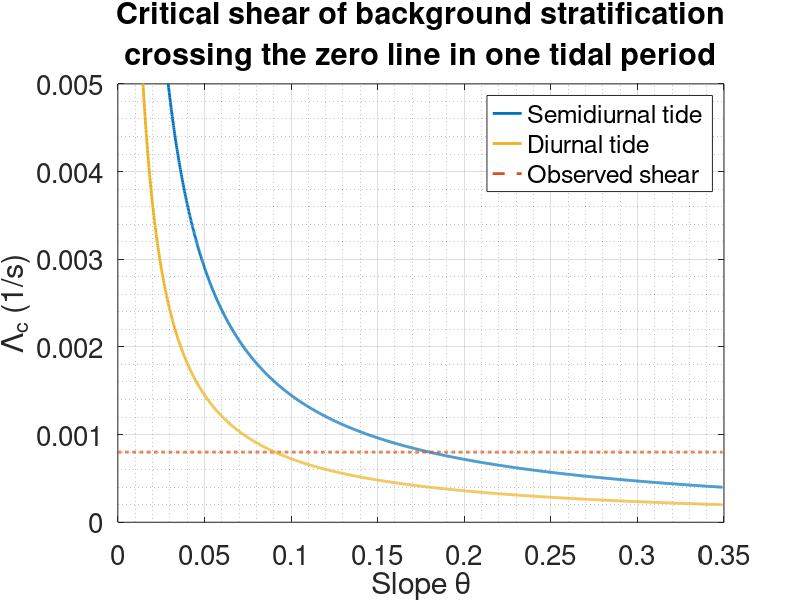

MATLAB code for this plot: (Note: this script raises an error after producing the figure.)

clear
fontsize = 20;
topo_parm = 0:0.01:20;
Ptide_parm = [1 2]*43200;

Ptide = Ptide_parm(1);
omega_m2 = 2*pi/Ptide;

Ptide = Ptide_parm(2);
omega_k1 = 2*pi/Ptide;

NT = length(topo_parm);
for nt = 1:NT
    topo = topo_parm(nt);    
    critical_convec_shear_m2(nt) = cotd(topo)*omega_m2;
    critical_convec_shear_k1(nt) = cotd(topo)*omega_k1;
end

topo_parm_plot = topo_parm/180*pi;
% topo_parm_plot = topo_parm;
figure(11)
clf;
set(gcf,'color','w','Position',[133 306 717 582]);
l1 = plot(topo_parm_plot,critical_convec_shear_m2,'LineWidth',2);
hold on;
sp1 =plot([0 topo_parm_plot],0.8e-3*ones(1,length(critical_convec_shear_m2)+1),...
    '--','LineWidth',2);
l2 = plot(topo_parm_plot,critical_convec_shear_k1,'LineWidth',2);

legend([l1 l2 sp1],'Semidiurnal tide','Diurnal tide','Observed shear')
grid on;grid minor;
set(gca,'Fontsize',fontsize);
ylabel('\Lambda_c (1/s)')
xlabel('Slope \theta')
title({'Critical shear of background stratification',...
    'crossing the zero line in one tidal period'})
ylim([0 5]*1e-3)

%%



clear;
fontsize = 20;

load('CriticalShear.mat')
% %%
% 
% figure(1)
% set(gcf,'color','w','Position',[133 306 717 582]);
% semilogy(Shear_parm,Ri_min,'LineWidth',2)
% hold on;plot(Shear_parm,0.25*ones(1,length(Shear_parm)),'-.','LineWidth',2)
% grid on;
% set(gca,'Fontsize',fontsize);
% ylabel('Ri_{min}')
% xlabel('Shear (1/s)')
% title('Minimum Ri of the background flow','Fontsize',fontsize+3);

load_colors;

%%
topo_parm_plot = topo_parm/180*pi;

figure(2)
clf;set(gcf,'color','w');
h=pcolor(log10(Nsquare_parm),topo_parm_plot,log10(criticalShear_M2)');
shading interp;
c=colorbar;
colormap(WhiteBlueGreenYellowRed(0));
hold on;
l1 = contour(log10(Nsquare_parm),topo_parm_plot,log10(criticalShear_M2)',[log10(0.8e-3) log10(0.8e-3)],'LineWidth',2,'Color',black);
l2 = plot(-6*ones(1,length(topo_parm_plot)),topo_parm_plot,'--','Color',purple);
xlabel('Background N^2 (1/s^2)')
ylabel('Slope \theta')
title({'Critical shear of background Ri \leq 1/4','\Lambda_s (1/s)'})
set(gca,'Fontsize',fontsize,...
    'XTick',[-9:1:-4],...
    'XTickLabel',{'10^{-9}','10^{-8}','10^{-7}','10^{-6}','10^{-5}','10^{-4}'});
c.Ticks=[-4 -3.5 -3 -2.5 -2];
c.TickLabels = {'10^{-4}','10^{-3.5}','10^{-3}','10^{-2.5}','10^{-2}'};

%%

zcolor=log10(Nsquare_parm);
cmap = colormap(WhiteBlueGreenYellowRed(8));
zmap = linspace( min(zcolor), max(zcolor), length(cmap));

figure(3)
clf;set(gcf,'color','w');
i=1;
color = interp1( zmap, cmap, zcolor(i));
loglog(Bu(i,:),criticalShear_M2(i,:),'LineWidth',1.5,'Color',color);
hold on;
for i=2:length(Nsquare_parm)
% for i=10
    color = interp1( zmap, cmap, zcolor(i));
    loglog(Bu(i,:),criticalShear_M2(i,:),'LineWidth',1.5,'Color',color);
end
loglog(0:0.005:70,0.8e-3*ones(1,length(0:0.005:70)),'LineWidth',1.5,'Color',black);
set(gca,'Fontsize',fontsize)
xlabel('Slope Burger number Bu = \theta N/f')
ylabel('\Lambda_s (1/s)')
title({'Critical shear of minimum background Ri \leq 1/4','for different background N^2'})
clim([min(zcolor), max(zcolor)])
c=colorbar;
c.Ticks=-9:1:-4;
c.TickLabels = {'10^{-9}','10^{-8}','10^{-7}','10^{-6}','10^{-5}','10^{-4}'};
grid on;


%%

figure(4)
clf;set(gcf,'color','w');
h=pcolor(log10(Nsquare_parm),topo_parm_plot,log10(Bu)');
shading interp;
c=colorbar;
colormap(WhiteBlueGreenYellowRed(0));
hold on;
% l1 = contour(log10(Nsquare_parm),topo_parm_plot,log10(Bu)',[log10(0.8e-3) log10(0.8e-3)],'LineWidth',2,'Color',black);
% l2 = plot(-6*ones(1,length(topo_parm_plot)),topo_parm_plot,'--','Color',purple);
xlabel('Background N^2 (1/s^2)')
ylabel('Slope \theta')
title('Slope Burger number Bu = \theta N/f')
set(gca,'Fontsize',fontsize,...
    'XTick',[-9:1:-4],...
    'XTickLabel',{'10^{-9}','10^{-8}','10^{-7}','10^{-6}','10^{-5}','10^{-4}'});
c.Ticks=[-2 -1 0 1];
c.TickLabels = {'0.01','0.1','1','10'};



%%


zcolor=topo_parm_plot;
cmap = colormap(WhiteBlueGreenYellowRed(8));
zmap = linspace( min(zcolor), max(zcolor), length(cmap));

figure(5)
clf;set(gcf,'color','w');
i=1;
color = interp1( zmap, cmap, zcolor(i));
loglog(Bu(:,i),criticalShear_M2(:,i),'LineWidth',1.5,'Color',color);
hold on;
for i=2:length(topo_parm)
% for i=10
    color = interp1( zmap, cmap, zcolor(i));
    loglog(Bu(:,i),criticalShear_M2(:,i),'LineWidth',1.5,'Color',color);
end
loglog(0:0.005:70,0.8e-3*ones(1,length(0:0.005:70)),'LineWidth',1.5,'Color',black);
set(gca,'Fontsize',fontsize)
xlabel('Slope Burger number Bu = \theta N/f')
ylabel('\Lambda_s (1/s)')
title({'Critical shear of minimum background Ri \leq 1/4','for different topographic slope \theta'})
clim([min(zcolor), max(zcolor)])
c=colorbar;
% c.Ticks=-9:1:-4;
% c.TickLabels = {'10^{-9}','10^{-8}','10^{-7}','10^{-6}','10^{-5}','10^{-4}'};
grid on;
